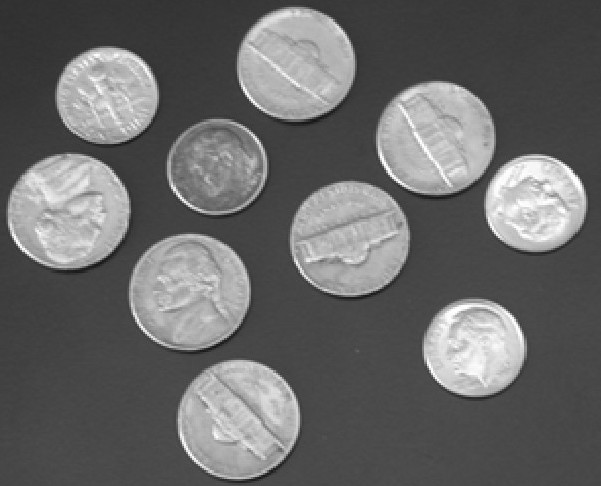
%> input picture Ejercicios/coins.jpg, 601 x 486 px
$ octave test3.m   (GNU Octave 9; MATLAB toolbox functions it lacks are replaced by stand-ins)
%> lines starting %> are read from the running program, lines starting %| are printed output that depends on the picture
image = imread('coins.jpg');
%> image is the input picture: size 486x601x3 uint8; min 17, max 255, mean 104.9
grayImage = rgb2gray(image);

edgeImage = edge(grayImage, 'Canny');
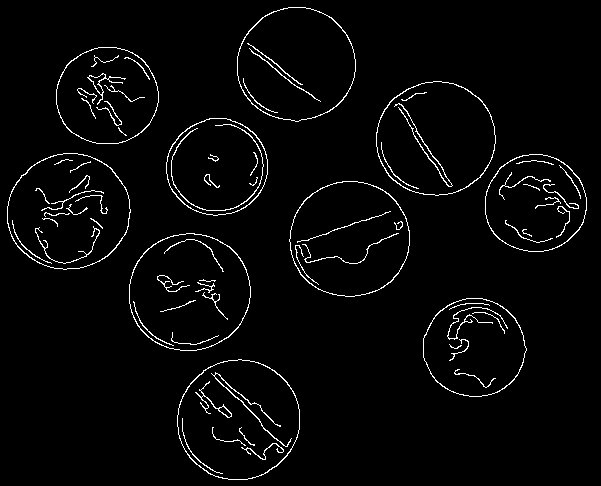
%> edgeImage: size 486x601 logical; 2.9% white in thin lines or dots

[H, theta, rho] = hough(edgeImage);
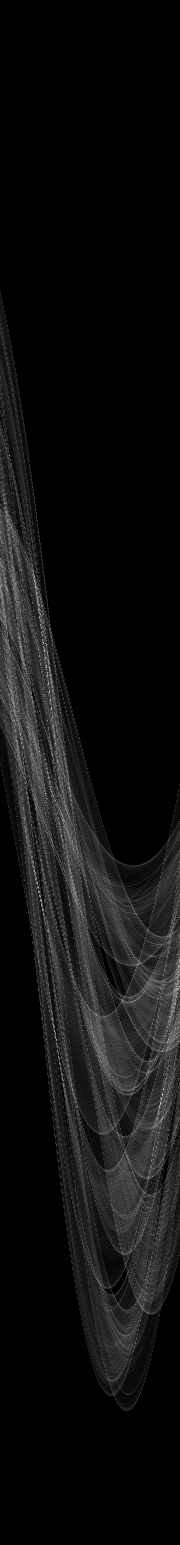
%> H: size 1545x180 double; min 0, max 90, mean 5.6; drawn with min black and max white
%> theta = 180 values from -90 to 89; rho = 1545 values from -772 to 772

%> (the run ends here)
